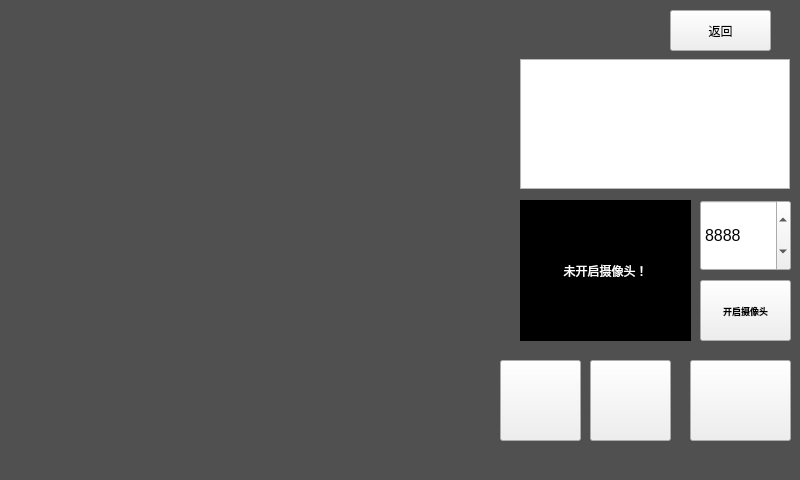
<?xml version="1.0" encoding="UTF-8"?>
<ui version="4.0">
 <class>Menu</class>
 <widget class="QMainWindow" name="Menu">
  <property name="geometry">
   <rect>
    <x>0</x>
    <y>0</y>
    <width>800</width>
    <height>480</height>
   </rect>
  </property>
  <property name="windowTitle">
   <string>MainWindow</string>
  </property>
  <property name="styleSheet">
   <string notr="true">QMainWindow{background-color: rgb(80, 80, 80);}
</string>
  </property>
  <widget class="QWidget" name="centralwidget">
   <widget class="QListWidget" name="weather_Widget">
    <property name="geometry">
     <rect>
      <x>520</x>
      <y>59</y>
      <width>270</width>
      <height>130</height>
     </rect>
    </property>
    <property name="styleSheet">
     <string notr="true"/>
    </property>
   </widget>
   <widget class="QLabel" name="data_label">
    <property name="geometry">
     <rect>
      <x>520</x>
      <y>30</y>
      <width>131</width>
      <height>31</height>
     </rect>
    </property>
    <property name="font">
     <font>
      <pointsize>12</pointsize>
      <weight>75</weight>
      <bold>true</bold>
     </font>
    </property>
    <property name="styleSheet">
     <string notr="true">color: rgb(172, 224, 255);</string>
    </property>
    <property name="text">
     <string/>
    </property>
    <property name="alignment">
     <set>Qt::AlignCenter</set>
    </property>
   </widget>
   <widget class="QLabel" name="time_label">
    <property name="geometry">
     <rect>
      <x>520</x>
      <y>0</y>
      <width>131</width>
      <height>31</height>
     </rect>
    </property>
    <property name="font">
     <font>
      <pointsize>12</pointsize>
      <weight>75</weight>
      <bold>true</bold>
     </font>
    </property>
    <property name="styleSheet">
     <string notr="true">color: rgb(172, 224, 255);</string>
    </property>
    <property name="text">
     <string/>
    </property>
    <property name="alignment">
     <set>Qt::AlignCenter</set>
    </property>
   </widget>
   <widget class="QPushButton" name="light_pushButton">
    <property name="geometry">
     <rect>
      <x>500</x>
      <y>360</y>
      <width>81</width>
      <height>81</height>
     </rect>
    </property>
    <property name="styleSheet">
     <string notr="true">border-image: url(:/image/off.png);</string>
    </property>
    <property name="text">
     <string/>
    </property>
   </widget>
   <widget class="QPushButton" name="fix_pushButton">
    <property name="geometry">
     <rect>
      <x>590</x>
      <y>360</y>
      <width>81</width>
      <height>81</height>
     </rect>
    </property>
    <property name="styleSheet">
     <string notr="true">border-image: url(:/image/fix.png);</string>
    </property>
    <property name="text">
     <string/>
    </property>
   </widget>
   <widget class="QPushButton" name="game_pushButton">
    <property name="geometry">
     <rect>
      <x>690</x>
      <y>360</y>
      <width>101</width>
      <height>81</height>
     </rect>
    </property>
    <property name="styleSheet">
     <string notr="true">border-image: url(:/image/game.png);
</string>
    </property>
    <property name="text">
     <string/>
    </property>
   </widget>
   <widget class="QPushButton" name="back_pushButton">
    <property name="geometry">
     <rect>
      <x>670</x>
      <y>10</y>
      <width>101</width>
      <height>41</height>
     </rect>
    </property>
    <property name="text">
     <string>返回</string>
    </property>
   </widget>
   <widget class="QWidget" name="adv_widget" native="true">
    <property name="geometry">
     <rect>
      <x>10</x>
      <y>370</y>
      <width>491</width>
      <height>71</height>
     </rect>
    </property>
    <property name="styleSheet">
     <string notr="true">border-image: url(:/image/adv5.png);</string>
    </property>
   </widget>
   <widget class="QWidget" name="mp4_widget" native="true">
    <property name="geometry">
     <rect>
      <x>0</x>
      <y>0</y>
      <width>511</width>
      <height>351</height>
     </rect>
    </property>
   </widget>
   <widget class="QPushButton" name="start_pushButton">
    <property name="geometry">
     <rect>
      <x>700</x>
      <y>280</y>
      <width>91</width>
      <height>61</height>
     </rect>
    </property>
    <property name="font">
     <font>
      <pointsize>7</pointsize>
      <weight>75</weight>
      <bold>true</bold>
     </font>
    </property>
    <property name="text">
     <string>开启摄像头</string>
    </property>
   </widget>
   <widget class="QSpinBox" name="port_spinBox">
    <property name="geometry">
     <rect>
      <x>700</x>
      <y>200</y>
      <width>91</width>
      <height>71</height>
     </rect>
    </property>
    <property name="font">
     <font>
      <pointsize>12</pointsize>
      <weight>50</weight>
      <bold>false</bold>
     </font>
    </property>
    <property name="maximum">
     <number>65535</number>
    </property>
    <property name="value">
     <number>8888</number>
    </property>
   </widget>
   <widget class="QLabel" name="camera_label">
    <property name="geometry">
     <rect>
      <x>520</x>
      <y>200</y>
      <width>171</width>
      <height>141</height>
     </rect>
    </property>
    <property name="styleSheet">
     <string notr="true">background-color: rgb(0, 0, 0);
color: rgb(255, 255, 255);</string>
    </property>
    <property name="text">
     <string>未开启摄像头！</string>
    </property>
    <property name="alignment">
     <set>Qt::AlignCenter</set>
    </property>
   </widget>
   <widget class="QPushButton" name="all_pushButton">
    <property name="geometry">
     <rect>
      <x>520</x>
      <y>200</y>
      <width>171</width>
      <height>141</height>
     </rect>
    </property>
    <property name="text">
     <string/>
    </property>
    <property name="flat">
     <bool>true</bool>
    </property>
   </widget>
  </widget>
  <widget class="QMenuBar" name="menubar">
   <property name="geometry">
    <rect>
     <x>0</x>
     <y>0</y>
     <width>800</width>
     <height>26</height>
    </rect>
   </property>
  </widget>
 </widget>
 <resources/>
 <connections/>
</ui>
